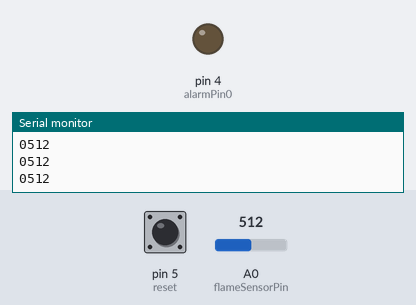
The sketch below on a simulated Arduino Uno, built with avr-gcc and run on an emulated ATmega328P. Parts: output pins drawn as LEDs (lit = HIGH), the last lines printed to the serial monitor. The inputs (shaded band) are chosen by the test bench; at power-on: A0 (flameSensorPin) = 512, pin 5 (reset) HIGH.

Above: at 1.2 s.
1.3 s: A0 (flameSensorPin) set to 209
2.8 s: A0 (flameSensorPin) set to 182
At 3.22 s:
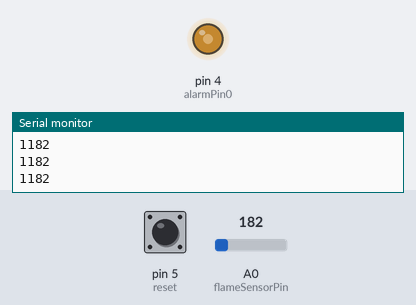
Timing chart, 0 to 11.8 s (numbered marks = the images above; inputs shaded):
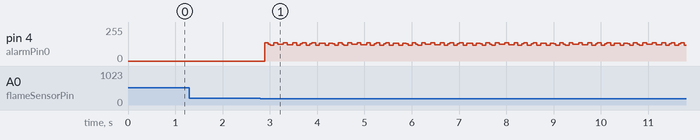

The sketch:

test_flame_sensor.ino
```cpp
#define idle 0
#define flame 1
#define smoke 2
#define flameSensorPin A0
#define alarmPin0 4
#define reset 5
bool alarmState=false;
int state=idle;
void setup() {
  // put your setup code here, to run once:
  pinMode(flameSensorPin,INPUT);
  pinMode(alarmPin0,OUTPUT);
  pinMode(reset,INPUT_PULLUP);
  Serial.begin(9600);
}

void loop() {
  // put your main code here, to run repeatedly:
  int flameSensor=analogRead(A0);
  Serial.print(state);
  Serial.println(flameSensor);
  switch (state){
  case idle:if(flameSensor<=200)state=flame;
  break;
  case flame:if(!digitalRead(reset))state=idle;digitalWrite(alarmPin0,alarmState);alarmState=!alarmState;
  break;
  case smoke:state=idle;
  break;
  }
 // delay(500);
}
```

Measured:
- the behaviour switches between 201 and 200 on A0 (flameSensorPin) (found by bisection; images 0 and 1)
